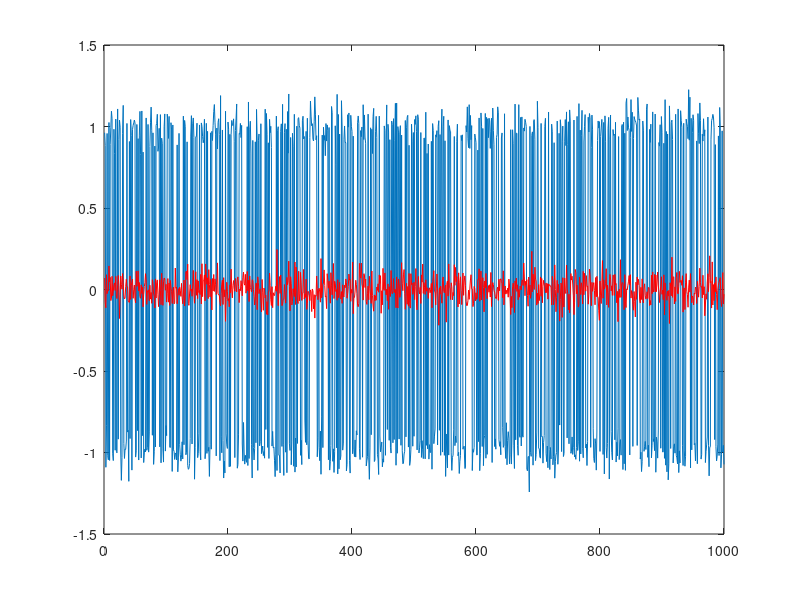
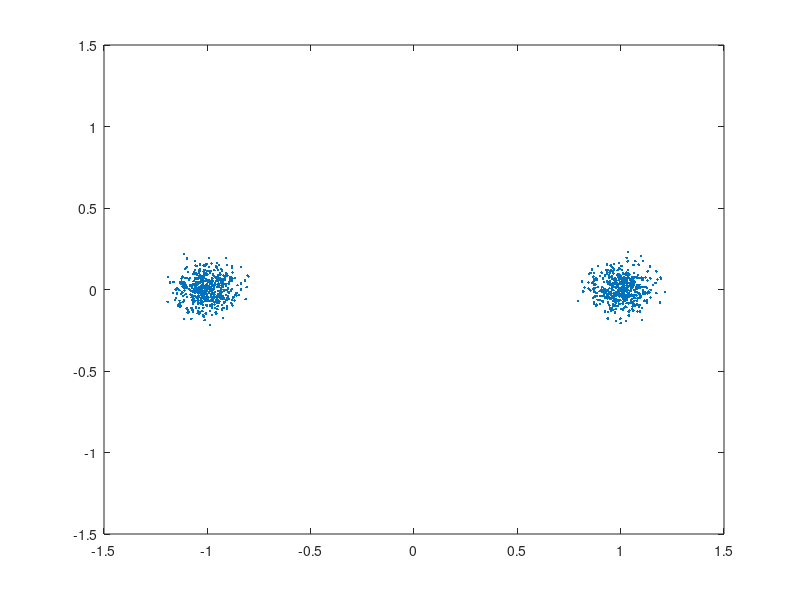

Here is the MATLAB script that generated these plots, in order: (Note: this script raises an error after producing the figures.)
% DMT Simulation
% AWGN channel
%
% This is an example of DMT modulation. The cyclic prefix is 
%

%% Parameters

% FFT Size
L = 256;
% Noise Std. Dev.
sigma = 0.1;
% Cyclic Prefix Length
Ncp = 20;
% Number of Active Subcarriers (Centered at DC)
Na = 64;
% Number of symbols to transmit
Ns = 1000;

%% Generate symbol sequence
active = zeros(L, 1);
if mod(Na, 2) == 1
    active(1:(Na-1)/2)
    active(L-(Na-1)/2:L) = 1.0;
else
    active(1:Na/2) = 1.0;
    active(L-Na/2+1:L) = 1.0;
end

s = zeros(Ns*L, 1);
stemp = zeros(L, 1);
for index = 1:Ns
    stemp(active > 0) = sign(randn(Na, 1));
    s(1+(index-1)*L:index*L) = stemp;
end

%% IFFT + CP
x = zeros(L*Ns, 1);
for index = 1:Ns
    S = sqrt(L) * ifft(s((index - 1)*L + 1:index*L));
    x((index - 1)*(L + Ncp) + Ncp + 1:index*(L + Ncp)) = S;
    x((index - 1)*(L + Ncp) + 1:(index - 1)*(L + Ncp) + Ncp) = S(L-Ncp+1:L);
end

%% Channel Model
v = sigma * (randn(size(x)) + 1j*randn(size(x))) / sqrt(2);
y = x + v;

% figure()
% plot(real(x)); hold on;
% plot(imag(x), 'r'); hold off;
% figure()
% plot(real(y)); hold on;
% plot(imag(y), 'r'); hold off;

%% FFT + CP Removal (RX)
z = zeros(Ns, L);
for index = 1:Ns
    Xz = fft(y((index - 1)*(L + Ncp) + Ncp + 1:index*(L + Ncp))) / sqrt(L);
    z(index, :) = Xz;
end

figure()
plot(real(z(1:end,1))); hold on;
plot(imag(z(1:end,1)), 'r'); hold off;

figure()
plot(real(z(1:end,2)), imag(z(1:end,2)), '.');
xlim([-1.5, 1.5])
ylim([-1.5, 1.5])

figure()
[Y, freq] = pmtm(y);
plot((freq - pi) / (2*pi), 20*log10(abs(fftshift(Y))))
